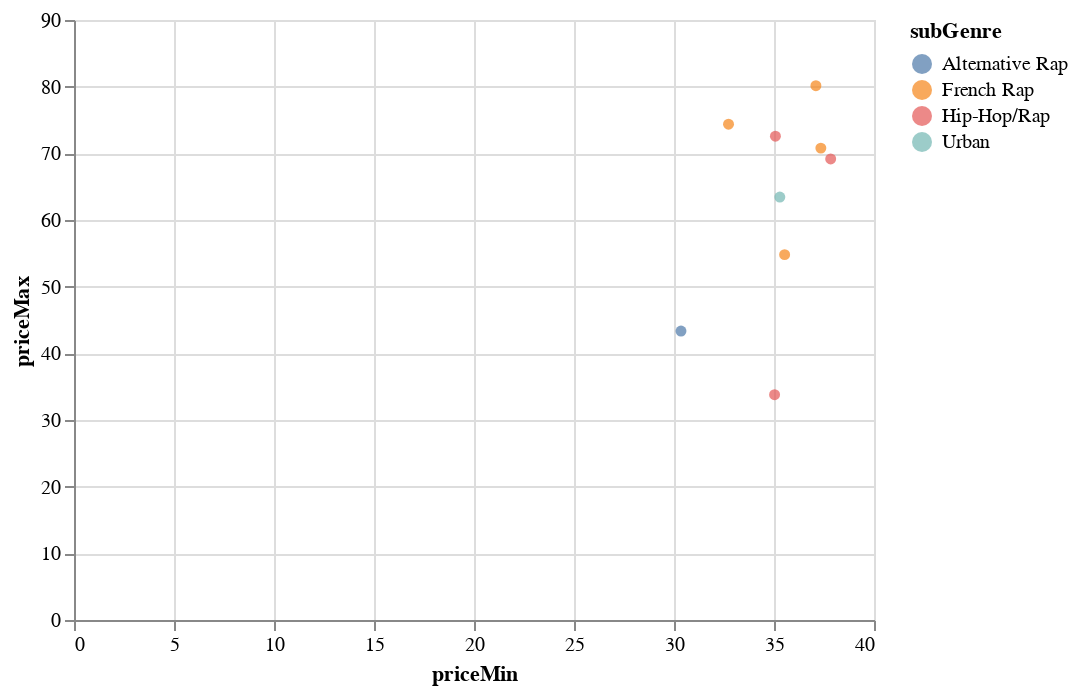

The code cell stored with this chart in its notebook:
### Code cell
Chart(df_music_predictions).mark_circle().encode(
    x="priceMin", 
    y="priceMax",
    color="subGenre"
)

### Figure 1 — Vega-Lite specification as saved in the notebook (floating-point values rounded to 4 significant figures)
{"config": {"view": {"continuousWidth": 400, "continuousHeight": 300}}, "data": {"name": "data-be82d1f30584199b68df8531a48d7f10"}, "mark": "circle", "encoding": {"color": {"type": "nominal", "field": "subGenre"}, "x": {"type": "quantitative", "field": "priceMin"}, "y": {"type": "quantitative", "field": "priceMax"}}, "$schema": "https://vega.github.io/schema/vega-lite/v4.0.2.json", "datasets": {"data-be82d1f30584199b68df8531a48d7f10": [{"name": "Kevin Gates", "type": "event", "promoter.name": "None", "info": null, "pleaseNote": null, "subGenre": "Hip-Hop/Rap", "city": "Baltimore", "state": "Maryland", "venueName": "Rams Head Live", "attractionName": "Kevin Gates", "artists": "['Kevin Gates']", "num.artists": 1, "latitude": 39.3, "longitude": -76.61, "venueUpcoming": 16, "date": "2020-06-09", "date_quant": 189, "priceMin": 37.83, "priceMax": 69.15}, {"name": "NF - The Search Tour", "type": "event", "promoter.name": "LIVE NATION MUSIC", "info": null, "pleaseNote": null, "subGenre": "French Rap", "city": "Tulsa", "state": "Oklahoma", "venueName": "Brady Theater", "attractionName": "NF", "artists": "['NF']", "num.artists": 1, "latitude": 36.16, "longitude": -96.0, "venueUpcoming": 6, "date": "2020-04-10", "date_quant": 130, "priceMin": 32.73, "priceMax": 74.37}, {"name": "NF - The Search Tour", "type": "event", "promoter.name": "LIVE NATION MUSIC", "info": null, "pleaseNote": null, "subGenre": "French Rap", "city": "Milwaukee", "state": "Wisconsin", "venueName": "Eagles Club/The Rave/Eagles Ballroom", "attractionName": "NF", "artists": "['NF']", "num.artists": 1, "latitude": 43.04, "longitude": -87.94, "venueUpcoming": 19, "date": "2020-04-16", "date_quant": 136, "priceMin": 37.34, "priceMax": 70.78}, {"name": "NF - The Search Tour", "type": "event", "promoter.name": "LIVE NATION MUSIC", "info": null, "pleaseNote": null, "subGenre": "French Rap", "city": "Buffalo", "state": "New York", "venueName": "Buffalo RiverWorks", "attractionName": "NF", "artists": "['NF']", "num.artists": 1, "latitude": 42.87, "longitude": -78.87, "venueUpcoming": 1, "date": "2020-04-18", "date_quant": 138, "priceMin": 37.09, "priceMax": 80.14}, {"name": "NF - The Search Tour", "type": "event", "promoter.name": "LIVE NATION MUSIC", "info": null, "pleaseNote": null, "subGenre": "French Rap", "city": "Kansas City", "state": "Missouri", "venueName": "Starlight Theatre", "attractionName": "NF", "artists": "['NF']", "num.artists": 1, "latitude": 39.01, "longitude": -94.53, "venueUpcoming": 49, "date": "2020-05-12", "date_quant": 162, "priceMin": 35.53, "priceMax": 54.8}, {"name": "POSTPONED :: Watsky - Placement Album Tour", "type": "event", "promoter.name": "None", "info": "Doors: 7 p.m. || Music: 8 p.m. || All Ages$20: GA Advance || $22: GA Day of Show$89: Meet & Greet Package$2 Minor Fee at the DoorAll tickets are GA standing room onlyWatsky Meet & Greet Package includes:One general admission ticketEarly entry into the venueExclusive Meet & Greet with WatskyPersonal photograph with WatskyCollectable tour poster; autographed by WatskySpecially designed Watsky button setExclusive Watsky merchandise itemOfficial VIP meet & greet laminateLimited availabilityCustomers can contact INFO@FUTURE-BEAT.COM with any questions concerning their package.::: Watsky :::Watsky has made a career of experimenting while maintaining consistency. Even as his hip hop has evolved to include elements of rock, jazz and orchestral arrangements, he has held true to his distinct blend of occasionally funny, often virtuosic, always honest wordplay. A product San Franciscos spoken word poetry scene, Watsky has appeared on HBO Def Poetry, Ellen, NPR, PBS, Lin-Manuel Mirandas Hamilton Mixtape, toured extensively with his live band, and accumulated over 200 million YouTube views. In 2016 his new album x Infinity reached #4 on the Billboard rap albums chart, and his debut essay collection, How To Ruin Everything (Plume/Penguin/Random-House), was a New York Times bestseller. Shortly after, he released his 2019 album Complaint and tour extensively.", "pleaseNote": null, "subGenre": "Alternative Rap", "city": "Lincoln", "state": "Nebraska", "venueName": "Bourbon Theatre", "attractionName": "Watsky", "artists": "['Watsky', 'Feed the Biirds']", "num.artists": 2, "latitude": 40.81, "longitude": -96.7, "venueUpcoming": 56, "date": "2020-04-28", "date_quant": 148, "priceMin": 30.35, "priceMax": 43.34}, {"name": "[POSTPONED] Watsky - Placement Album Tour", "type": "event", "promoter.name": "None", "info": "ALL AGESSHOW POSTPONED:Unfortunately, WATSKY at Knitting Factory on May 5th has been postponed.Please hang on to your tickets as they will still be valid for the new date to be announced.", "pleaseNote": null, "subGenre": "Urban", "city": "Boise", "state": "Idaho", "venueName": "Knitting Factory Concert House - Boise", "attractionName": "Watsky", "artists": "['Watsky', 'Hollis']", "num.artists": 2, "latitude": 43.61, "longitude": -116.2, "venueUpcoming": 56, "date": "2020-05-05", "date_quant": 155, "priceMin": 35.29, "priceMax": 63.45}, {"name": "Pitbull", "type": "event", "promoter.name": "None", "info": null, "pleaseNote": null, "subGenre": "Hip-Hop/Rap", "city": "Edinburg", "state": "Texas", "venueName": "Bert Ogden Arena", "attractionName": "Pitbull", "artists": "['Pitbull']", "num.artists": 1, "latitude": 26.29, "longitude": -98.15, "venueUpcoming": 11, "date": "2020-05-10", "date_quant": 160, "priceMin": 35.07, "priceMax": 72.57}, {"name": "Pitbull", "type": "event", "promoter.name": "None", "info": null, "pleaseNote": null, "subGenre": "Hip-Hop/Rap", "city": "Vienna", "state": "Virginia", "venueName": "Filene Center", "attractionName": "Pitbull", "artists": "['Pitbull']", "num.artists": 1, "latitude": 38.91, "longitude": -77.29, "venueUpcoming": 54, "date": "2020-08-30", "date_quant": 270, "priceMin": 35.03, "priceMax": 33.8}]}}
